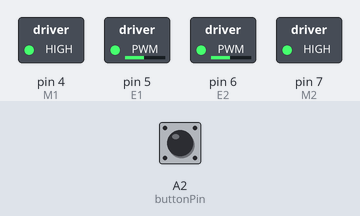
The sketch below on a simulated Arduino Uno, built with avr-gcc and run on an emulated ATmega328P. On the bench: switched loads named in the sketch (green lamp = pin HIGH). The inputs (shaded band) are chosen by the test bench; at power-on: A2 (buttonPin) HIGH. What the sketch prints to the serial monitor is not drawn.

Above: at 0.1 s.
Timing chart, 0 to 1.6 s (numbered marks = the images above):
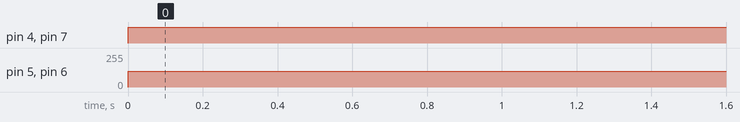

The sketch:

shoot.ino
```cpp
/**
 * Arduino PWM DC motor speed control:
 * E1 = M1-
 * M1 = M1+
 * E2 = M2-
 * M2 = M2+
 */
int E1 = 5;
int M1 = 4;
int E2 = 6;
int M2 = 7;
int buttonPin = A2;

void setup() {
  Serial.begin(115200);
  pinMode(buttonPin, INPUT_PULLUP);
  digitalWrite(buttonPin, HIGH);  // Enable internal pull-up resistor
  pinMode(M1, OUTPUT);
  pinMode(M2, OUTPUT);
}

void loop() {
  while(true) {
    int reading = digitalRead(buttonPin);

    Serial.println(reading);

    if (reading > 0) {
      break;
    }
  }
  while(true) {
    int reading = digitalRead(buttonPin);
  digitalWrite(M1, HIGH);
  digitalWrite(M2, HIGH);
  analogWrite(E1, 120); // PWM Speed Control
  analogWrite(E2, 120); // PWM Speed Control

    if (reading > 0) {
      break;
    }
  }
}
```

Measured:
- by itself, pin 4 (M1), pin 7 (M2): LOW → HIGH at 0.00 s
- by itself, pin 5 (E1), pin 6 (E2): 0/255 → 120/255 at 0.00 s
